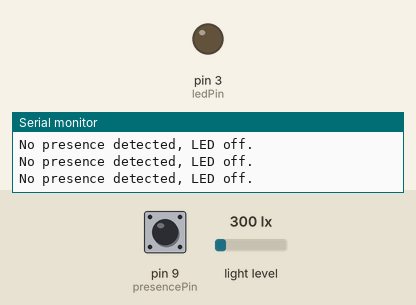
Simulated run of this sketch. Board: Arduino Uno, built with avr-gcc and run on an emulated ATmega328P. Parts: output pins drawn as LEDs (lit = HIGH), the last lines printed to the serial monitor. Dashed ring = blinking. The inputs (shaded band) are chosen by the test bench; at power-on: pin 9 (presencePin) HIGH, light level 300 lx.

Above: at 1.2 s.
1.3 s: pin 9 (presencePin) driven LOW
3.3 s: light level set to 40 lx
At 4.5 s:
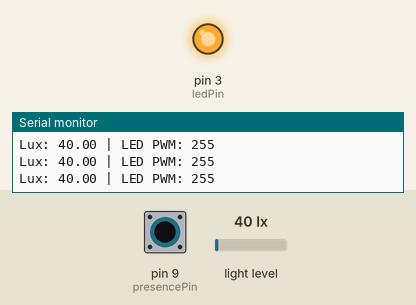
5.6 s: light level set to 170 lx
At 7.44 s:
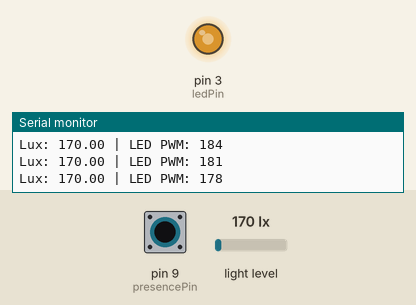
8.6 s: light level set to 130 lx
11.6 s: pin 9 (presencePin) pulsed HIGH 5 times (0.12 s each, 0.3 s apart)
At 12.42 s:
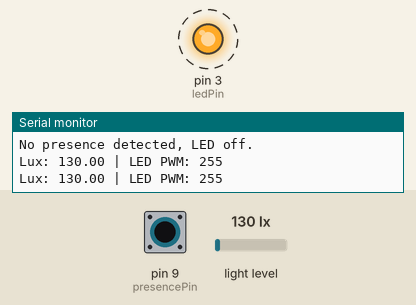
16.1 s: pin 9 (presencePin) driven HIGH
At 17.2 s:
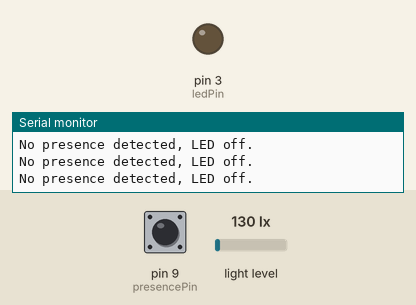
Timing chart, 0 to 18.6 s (numbered marks = the images above; inputs shaded):
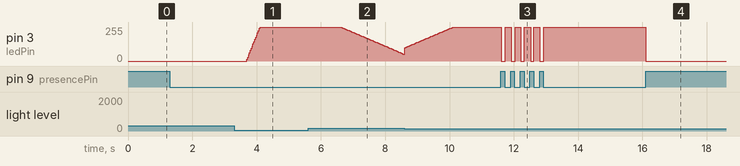

Measured:
- after the input at 3.3 s, pin 3 (ledPin): moves from 0/255 to 255/255 over 0.41 s, starting after 0.40 s
- after the input at 5.6 s, pin 3 (ledPin): moves from 255/255 to 49/255 over 2.0 s, starting after 1.0 s
- after the input at 11.6 s, pin 3 (ledPin): alternates 255/255 for 0.17 s and 0/255 for 0.13 s, 10 changes in all, then stays 255/255, starting at once
- after the input at 16.1 s, pin 3 (ledPin): 255/255 → 0/255 at once

The sketch:

PI_final.ino
```cpp
#include <Wire.h>
#include <BH1750.h>

//Un éclairage principal pour un séjour, une salle à manger, un couloir requiert environ 100 lm/m².    200 lumen/mètre² = 200 lux

// avec cette position de led, elle est capable de me donner 200 lux : inclié à coté du capteur

// dans chaque 1m² la led fourmi 200 lux alors pour une salle de 20m² il me faut 4000lux cad 20led

BH1750 lightMeter;
const int ledPin = 3;
const int presencePin = 9;
const double setpoint = 150; // Consigne de luminosité de 150 lux
double input, output;
const double kp = 1.2; //kp=1.2
const double ki = 1.5;   // ki=1.5 très grand donne des oscillations de lumière autour de la consigne  désiré
double integral = 0.0;
//unsigned long lastTime;

const int minPWM = 0; // Minimum PWM pour commencer à allumer la LED
const int maxPWM = 255; // Maximum PWM pour la pleine luminosité


void setup() {
  Serial.begin(9600);
  pinMode(ledPin, OUTPUT);
  pinMode(presencePin, INPUT);
  Wire.begin();
  lightMeter.begin();
  //lastTime = millis();

}

void loop() {
  //unsigned long now = millis();
  //unsigned long timeChange = (now - lastTime);
  bool presence = digitalRead(presencePin);

  if (presence==0) {
    //Serial.print(" | LED: ");
    if (lightMeter.measurementReady()) {
      input = lightMeter.readLightLevel();

      double error = setpoint - input;
      //integral += (error * (timeChange / 1000.0));
      integral += (error * (100.0 / 1000.0));
      integral = constrain(integral, minPWM - maxPWM, maxPWM - minPWM); // Anti-windup

      output = (kp * error) + (ki * integral);
      output = constrain(output, minPWM, maxPWM);
       analogWrite(ledPin, output);  // a revoir

      analogWrite(ledPin, (int)output);

      Serial.print("Lux: "); Serial.print(input);
      Serial.print(" | LED PWM: "); Serial.println((int)output);
    }
  } else {
    analogWrite(ledPin, 0);
    Serial.println("No presence detected, LED off.");
  }

  //lastTime = now;
  //delay(1000);
}
```
